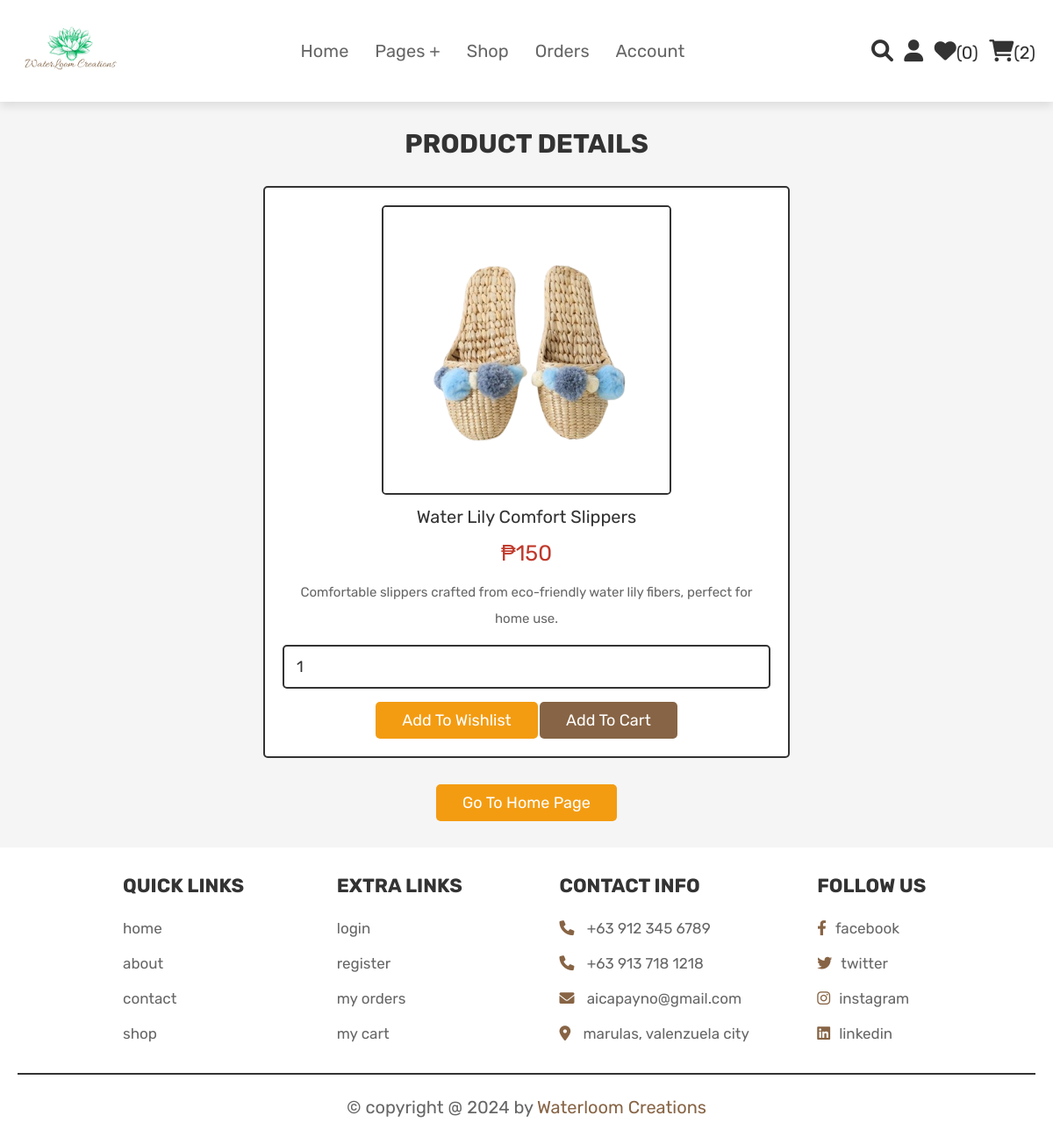
Screenshot of /view_page.php?pid=13 (signed in) with the database file from the repository.
### tables this page shows
CREATE TABLE IF NOT EXISTS `products` (
  `id` int NOT NULL AUTO_INCREMENT,
  `name` varchar(100) NOT NULL,
  `details` varchar(500) NOT NULL,
  `price` int NOT NULL,
  `image` varchar(100) NOT NULL,
  PRIMARY KEY (`id`)
);

### view_page.php (the view, shortened to what this page needs)
<?php
@include 'config.php';
?>
<!DOCTYPE html>
<html lang="en">
<head>
   <link rel="stylesheet" href="https://cdnjs.cloudflare.com/ajax/libs/font-awesome/6.0.0/css/all.min.css">
   <link rel="stylesheet" href="css/style1.css">
</head>
<body>
<?php @include 'header.php'; ?>
<section class="quick-view">
    <h1 class="title">product details</h1>
    <?php
        if(isset($_GET['pid'])){
            $pid = $_GET['pid'];
            $select_products = mysqli_query($conn, "SELECT * FROM `products` WHERE id = '$pid'") or die('query failed');
         if(mysqli_num_rows($select_products) > 0){
            while($fetch_products = mysqli_fetch_assoc($select_products)){
    ?>
    <form action="" method="POST">
         <img src="uploaded_img/<?php echo $fetch_products['image']; ?>" alt="" class="image">
         <div class="name"><?php echo $fetch_products['name']; ?></div>
         <div class="price">&#8369;<?php echo $fetch_products['price']; ?></div>
         <div class="details"><?php echo $fetch_products['details']; ?></div>
         <input type="number" name="product_quantity" value="1" min="0" class="qty">
         <input type="submit" value="add to wishlist" name="add_to_wishlist" class="option-btn">
         <input type="submit" value="add to cart" name="add_to_cart" class="btn">
      </form>
    <?php
            }
        }else{
        echo '<p class="empty">no products details available!</p>';
        }
    }
    ?>
    <div class="more-btn">
        <a href="/" class="option-btn">go to home page</a>
    </div>
</section>
<?php @include 'footer.php'; ?>
</body>
</html>

### css/style1.css (style rules this page uses)
:root { --pink:#876445; --red:#c0392b; --orange:#f39c12; --black: #333; --white:#fff; --light-color:#666; --light-white:#ccc; --light-bg:#f5f5f5; --border:.2rem solid var(--black); --box-shadow:0 .5rem 1rem rgba(0,0,0,.1); }
* { font-family: 'Rubik', sans-serif; margin:0; padding:0; box-sizing: border-box; outline: none; border:none; text-decoration: none; transition:all .2s linear; }
html { font-size: 62.5%; overflow-x: hidden; scroll-behavior: smooth; scroll-padding-top: 6.5rem; }
body { background: var(--light-bg); }
section { padding:3rem 2rem; }
.btn, .delete-btn, .option-btn { display: inline-block; border-radius: .5rem; margin-top: 1rem; font-size: 1.8rem; color:var(--white); cursor: pointer; padding:1rem 3rem; text-transform: capitalize; }
.btn { background-color: var(--pink); }
.option-btn { background-color: var(--orange); }
.more-btn { margin-top: 2rem; text-align: center; }
.title { text-align: center; margin-bottom: 2rem; color:var(--black); text-transform: uppercase; font-size: 4rem; }
.quick-view form { max-width: 60rem; padding:2rem; text-align: center; border:var(--border); box-shadow: var(--border); border-radius: .5rem; background-color: var(--white); margin:0 auto; }
.quick-view form .image { height: 33rem; border:var(--border); border-radius: .5rem; }
.quick-view form .name { margin:1rem 0; font-size: 2rem; color:var(--black); }
.quick-view form .price { color:var(--red); font-size: 2.5rem; padding:.5rem 0; }
.quick-view form .details { padding:1rem 0; font-size: 1.5rem; color:var(--light-color); line-height: 2; }
.quick-view form .qty { width: 100%; padding:1.2rem 1.4rem; font-size: 1.8rem; color:var(--black); border-radius: .5rem; border:var(--border); margin:.5rem 0; }
.title { font-size: 3rem; margin-bottom: 3rem; color: #333; }

### rows the page displays
products: image (picture), name "Water Lily Comfort Slippers", price "150", details "Comfortable slippers crafted from eco-friendly water lily fibers, perfect for home use."

### other values shown
$wishlist_num_rows "0"
$cart_num_rows "2"
